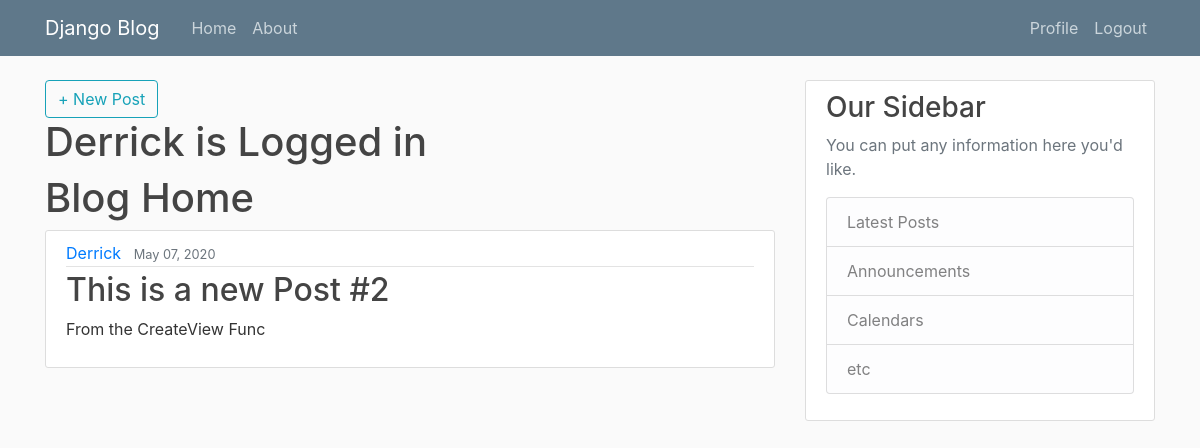
The app's page /post/4 (signed in) with its own data.
### Postapp/models.py (models this page shows, shortened)
class Post(models.Model):
    title = models.CharField(max_length=100)
    content = models.TextField()
    date_posted = models.DateTimeField(default=timezone.now)
    author = models.ForeignKey(User, on_delete=models.CASCADE)

### Postapp/views.py (the view)
class DetailPost(LoginRequiredMixin, DetailView):
    model = Post
    template_name = 'Postapp/post_detail.html'

### Postapp/templates/Postapp/post_detail.html
{% extends 'Postapp/base.html' %}
{% block content %}
<h1>Blog Home</h1>
<article class="media content-section">
    <div class="media-body">
        <div class="article-metadata">
            <a class="mr-2" href="{% url 'user-posts' post.author.username %}">{{ object.author }}</a>
            <small class="text-muted">{{ object.date_posted|date:"F d, Y" }}</small>
        </div>
        <h2 class="article-title">{{ object.title }}</h2>
        <p class="article-content">{{ object.content }}</p>
    </div>
</article>
{% endblock content %}

### Postapp/templates/Postapp/base.html (shortened to what this page needs)
{% load static %}
<!DOCTYPE html>
<html lang="en">
<head>
    <link rel="stylesheet" href="https://maxcdn.bootstrapcdn.com/bootstrap/4.0.0/css/bootstrap.min.css"
>
    <link rel="stylesheet" type="text/css" href="{% static 'Postapp/main.css' %}">
</head>
<body>
    <header class="site-header">
        <nav class="navbar navbar-expand-md navbar-dark bg-steel fixed-top">
            <div class="container">
                <a class="navbar-brand mr-4" href="#"">Django Blog</a>
                <div class="collapse navbar-collapse" id="navbarToggle">
                    <div class="navbar-nav mr-auto">
                        <a class="nav-item nav-link" href="{% url 'home' %}">Home</a>
                        <a class="nav-item nav-link" href="{% url 'about' %}">About</a>
                    </div>
                    <div class="navbar-nav">
                            {% if user.is_authenticated %}
                                <a class="nav-item nav-link" href="{% url 'profile' %}">Profile</a>
                                <a class="nav-item nav-link" href="{% url 'logout' %}">Logout</a>
                            {% else %}
                            <a class="nav-item nav-link" href="{% url 'login' %}">Login</a>
                            <a class="nav-item nav-link" href="{% url 'register' %}">Register</a>
                            {% endif %}
                    </div>
                </div>
            </div>
        </nav>
    </header>
    <main role="main" class="container">
        <div class="row">
            <div class="col-md-8">
                <a class="btn btn-outline-info" href="{% url 'createpost' %}">+ New Post</a>
                <h2 class="account-heading">{{ user.username }} is Logged in </h2>
                {% block content %}{% endblock %}
            </div>
            <div class="col-md-4">
                <div class="content-section">
                    <h3>Our Sidebar</h3>
                    <p class='text-muted'>You can put any information here you'd like.
                        <ul class="list-group">
                            <li class="list-group-item list-group-item-light">Latest Posts</li>
                            <li class="list-group-item list-group-item-light">Announcements</li>
                            <li class="list-group-item list-group-item-light">Calendars</li>
                            <li class="list-group-item list-group-item-light">etc</li>
                        </ul>
                    </p>
                </div>
            </div>
        </div>
    </main>
</body>
</html>

### Postapp/static/Postapp/main.css (style rules this page uses)
body { background: #fafafa; color: #333333; margin-top: 5rem; }
h1, h2, h3, h4, h5, h6 { color: #444444; }
ul { margin: 0; }
.bg-steel { background-color: #5f788a; }
.site-header .navbar-nav .nav-link { color: #cbd5db; }
.content-section { background: #ffffff; padding: 10px 20px; border: 1px solid #dddddd; border-radius: 3px; margin-bottom: 20px; }
.article-title { color: #444444; }
.article-content { white-space: pre-line; }
.article-metadata { padding-bottom: 1px; margin-bottom: 4px; border-bottom: 1px solid #e3e3e3 }
.account-heading { font-size: 2.5rem; }

### records on screen
Post: author "Derrick", date_posted "May 07, 2020", title "This is a new Post #2", content "From the CreateView Func"

### other values on screen
{{ user.username }} "Derrick"
